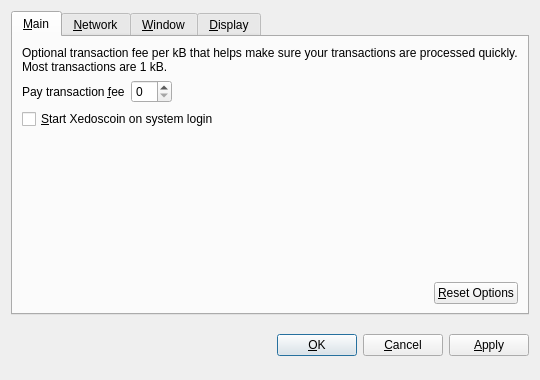
<?xml version="1.0" encoding="UTF-8"?>
<ui version="4.0">
 <class>OptionsDialog</class>
 <widget class="QDialog" name="OptionsDialog">
  <property name="geometry">
   <rect>
    <x>0</x>
    <y>0</y>
    <width>540</width>
    <height>380</height>
   </rect>
  </property>
  <property name="windowTitle">
   <string>Options</string>
  </property>
  <property name="modal">
   <bool>true</bool>
  </property>
  <layout class="QVBoxLayout" name="verticalLayout">
   <item>
    <widget class="QTabWidget" name="tabWidget">
     <property name="tabPosition">
      <enum>QTabWidget::North</enum>
     </property>
     <property name="currentIndex">
      <number>0</number>
     </property>
     <widget class="QWidget" name="tabMain">
      <attribute name="title">
       <string>&amp;Main</string>
      </attribute>
      <layout class="QVBoxLayout" name="verticalLayout_Main">
       <item>
        <widget class="QLabel" name="transactionFeeInfoLabel">
         <property name="text">
          <string>Optional transaction fee per kB that helps make sure your transactions are processed quickly. Most transactions are 1 kB.</string>
         </property>
         <property name="textFormat">
          <enum>Qt::PlainText</enum>
         </property>
         <property name="wordWrap">
          <bool>true</bool>
         </property>
        </widget>
       </item>
       <item>
        <layout class="QHBoxLayout" name="horizontalLayout_1_Main">
         <item>
          <widget class="QLabel" name="transactionFeeLabel">
           <property name="text">
            <string>Pay transaction &amp;fee</string>
           </property>
           <property name="textFormat">
            <enum>Qt::PlainText</enum>
           </property>
           <property name="buddy">
            <cstring>transactionFee</cstring>
           </property>
          </widget>
         </item>
         <item>
          <widget class="BitcoinAmountField" name="transactionFee"/>
         </item>
         <item>
          <spacer name="horizontalSpacer_1_Main">
           <property name="orientation">
            <enum>Qt::Horizontal</enum>
           </property>
           <property name="sizeHint" stdset="0">
            <size>
             <width>40</width>
             <height>20</height>
            </size>
           </property>
          </spacer>
         </item>
        </layout>
       </item>
       <item>
        <widget class="QCheckBox" name="bitcoinAtStartup">
         <property name="toolTip">
          <string>Automatically start Xedoscoin after logging in to the system.</string>
         </property>
         <property name="text">
          <string>&amp;Start Xedoscoin on system login</string>
         </property>
        </widget>
       </item>
       <item>
        <spacer name="verticalSpacer_Main">
         <property name="orientation">
          <enum>Qt::Vertical</enum>
         </property>
         <property name="sizeHint" stdset="0">
          <size>
           <width>20</width>
           <height>40</height>
          </size>
         </property>
        </spacer>
       </item>
       <item>
        <layout class="QHBoxLayout" name="horizontalLayout_2_Main">
         <item>
          <spacer name="horizontalSpacer_2_Main">
           <property name="orientation">
            <enum>Qt::Horizontal</enum>
           </property>
           <property name="sizeHint" stdset="0">
            <size>
             <width>40</width>
             <height>20</height>
            </size>
           </property>
          </spacer>
         </item>
         <item>
          <widget class="QPushButton" name="resetButton">
           <property name="toolTip">
            <string>Reset all client options to default.</string>
           </property>
           <property name="text">
            <string>&amp;Reset Options</string>
           </property>
           <property name="autoDefault">
            <bool>false</bool>
           </property>
          </widget>
         </item>
        </layout>
       </item>
      </layout>
     </widget>
     <widget class="QWidget" name="tabNetwork">
      <attribute name="title">
       <string>&amp;Network</string>
      </attribute>
      <layout class="QVBoxLayout" name="verticalLayout_Network">
       <item>
        <widget class="QCheckBox" name="mapPortUpnp">
         <property name="toolTip">
          <string>Automatically open the Xedoscoin client port on the router. This only works when your router supports UPnP and it is enabled.</string>
         </property>
         <property name="text">
          <string>Map port using &amp;UPnP</string>
         </property>
        </widget>
       </item>
       <item>
        <widget class="QCheckBox" name="connectSocks">
         <property name="toolTip">
          <string>Connect to the Xedoscoin network through a SOCKS proxy (e.g. when connecting through Tor).</string>
         </property>
         <property name="text">
          <string>&amp;Connect through SOCKS proxy:</string>
         </property>
        </widget>
       </item>
       <item>
        <layout class="QHBoxLayout" name="horizontalLayout_Network">
         <item>
          <widget class="QLabel" name="proxyIpLabel">
           <property name="text">
            <string>Proxy &amp;IP:</string>
           </property>
           <property name="textFormat">
            <enum>Qt::PlainText</enum>
           </property>
           <property name="buddy">
            <cstring>proxyIp</cstring>
           </property>
          </widget>
         </item>
         <item>
          <widget class="QValidatedLineEdit" name="proxyIp">
           <property name="maximumSize">
            <size>
             <width>140</width>
             <height>16777215</height>
            </size>
           </property>
           <property name="toolTip">
            <string>IP address of the proxy (e.g. 127.0.0.1)</string>
           </property>
          </widget>
         </item>
         <item>
          <widget class="QLabel" name="proxyPortLabel">
           <property name="text">
            <string>&amp;Port:</string>
           </property>
           <property name="textFormat">
            <enum>Qt::PlainText</enum>
           </property>
           <property name="buddy">
            <cstring>proxyPort</cstring>
           </property>
          </widget>
         </item>
         <item>
          <widget class="QLineEdit" name="proxyPort">
           <property name="maximumSize">
            <size>
             <width>55</width>
             <height>16777215</height>
            </size>
           </property>
           <property name="toolTip">
            <string>Port of the proxy (e.g. 9050)</string>
           </property>
          </widget>
         </item>
         <item>
          <widget class="QLabel" name="socksVersionLabel">
           <property name="text">
            <string>SOCKS &amp;Version:</string>
           </property>
           <property name="textFormat">
            <enum>Qt::PlainText</enum>
           </property>
           <property name="buddy">
            <cstring>socksVersion</cstring>
           </property>
          </widget>
         </item>
         <item>
          <widget class="QValueComboBox" name="socksVersion">
           <property name="toolTip">
            <string>SOCKS version of the proxy (e.g. 5)</string>
           </property>
          </widget>
         </item>
         <item>
          <spacer name="horizontalSpacer_Network">
           <property name="orientation">
            <enum>Qt::Horizontal</enum>
           </property>
           <property name="sizeHint" stdset="0">
            <size>
             <width>40</width>
             <height>20</height>
            </size>
           </property>
          </spacer>
         </item>
        </layout>
       </item>
       <item>
        <spacer name="verticalSpacer_Network">
         <property name="orientation">
          <enum>Qt::Vertical</enum>
         </property>
         <property name="sizeHint" stdset="0">
          <size>
           <width>20</width>
           <height>40</height>
          </size>
         </property>
        </spacer>
       </item>
      </layout>
     </widget>
     <widget class="QWidget" name="tabWindow">
      <attribute name="title">
       <string>&amp;Window</string>
      </attribute>
      <layout class="QVBoxLayout" name="verticalLayout_Window">
       <item>
        <widget class="QCheckBox" name="minimizeToTray">
         <property name="toolTip">
          <string>Show only a tray icon after minimizing the window.</string>
         </property>
         <property name="text">
          <string>&amp;Minimize to the tray instead of the taskbar</string>
         </property>
        </widget>
       </item>
       <item>
        <widget class="QCheckBox" name="minimizeOnClose">
         <property name="toolTip">
          <string>Minimize instead of exit the application when the window is closed. When this option is enabled, the application will be closed only after selecting Quit in the menu.</string>
         </property>
         <property name="text">
          <string>M&amp;inimize on close</string>
         </property>
        </widget>
       </item>
       <item>
        <spacer name="verticalSpacer_Window">
         <property name="orientation">
          <enum>Qt::Vertical</enum>
         </property>
         <property name="sizeHint" stdset="0">
          <size>
           <width>20</width>
           <height>40</height>
          </size>
         </property>
        </spacer>
       </item>
      </layout>
     </widget>
     <widget class="QWidget" name="tabDisplay">
      <attribute name="title">
       <string>&amp;Display</string>
      </attribute>
      <layout class="QVBoxLayout" name="verticalLayout_Display">
       <item>
        <layout class="QHBoxLayout" name="horizontalLayout_1_Display">
         <item>
          <widget class="QLabel" name="langLabel">
           <property name="text">
            <string>User Interface &amp;language:</string>
           </property>
           <property name="textFormat">
            <enum>Qt::PlainText</enum>
           </property>
           <property name="buddy">
            <cstring>lang</cstring>
           </property>
          </widget>
         </item>
         <item>
          <widget class="QValueComboBox" name="lang">
           <property name="toolTip">
            <string>The user interface language can be set here. This setting will take effect after restarting Xedoscoin.</string>
           </property>
          </widget>
         </item>
        </layout>
       </item>
       <item>
        <layout class="QHBoxLayout" name="horizontalLayout_2_Display">
         <item>
          <widget class="QLabel" name="unitLabel">
           <property name="text">
            <string>&amp;Unit to show amounts in:</string>
           </property>
           <property name="textFormat">
            <enum>Qt::PlainText</enum>
           </property>
           <property name="buddy">
            <cstring>unit</cstring>
           </property>
          </widget>
         </item>
         <item>
          <widget class="QValueComboBox" name="unit">
           <property name="toolTip">
            <string>Choose the default subdivision unit to show in the interface and when sending coins.</string>
           </property>
          </widget>
         </item>
        </layout>
       </item>
       <item>
        <widget class="QCheckBox" name="displayAddresses">
         <property name="toolTip">
          <string>Whether to show Xedoscoin addresses in the transaction list or not.</string>
         </property>
         <property name="text">
          <string>&amp;Display addresses in transaction list</string>
         </property>
        </widget>
       </item>
       <item>
        <spacer name="verticalSpacer_Display">
         <property name="orientation">
          <enum>Qt::Vertical</enum>
         </property>
         <property name="sizeHint" stdset="0">
          <size>
           <width>20</width>
           <height>40</height>
          </size>
         </property>
        </spacer>
       </item>
      </layout>
     </widget>
    </widget>
   </item>
   <item>
    <layout class="QHBoxLayout" name="horizontalLayout_Buttons">
     <item>
      <spacer name="horizontalSpacer_1">
       <property name="orientation">
        <enum>Qt::Horizontal</enum>
       </property>
       <property name="sizeHint" stdset="0">
        <size>
         <width>40</width>
         <height>48</height>
        </size>
       </property>
      </spacer>
     </item>
     <item>
      <widget class="QLabel" name="statusLabel">
       <property name="font">
        <font>
         <weight>75</weight>
         <bold>true</bold>
        </font>
       </property>
       <property name="text">
        <string/>
       </property>
       <property name="textFormat">
        <enum>Qt::PlainText</enum>
       </property>
       <property name="wordWrap">
        <bool>true</bool>
       </property>
      </widget>
     </item>
     <item>
      <spacer name="horizontalSpacer_2">
       <property name="orientation">
        <enum>Qt::Horizontal</enum>
       </property>
       <property name="sizeHint" stdset="0">
        <size>
         <width>40</width>
         <height>48</height>
        </size>
       </property>
      </spacer>
     </item>
     <item>
      <widget class="QPushButton" name="okButton">
       <property name="text">
        <string>&amp;OK</string>
       </property>
      </widget>
     </item>
     <item>
      <widget class="QPushButton" name="cancelButton">
       <property name="text">
        <string>&amp;Cancel</string>
       </property>
       <property name="autoDefault">
        <bool>false</bool>
       </property>
      </widget>
     </item>
     <item>
      <widget class="QPushButton" name="applyButton">
       <property name="text">
        <string>&amp;Apply</string>
       </property>
       <property name="autoDefault">
        <bool>false</bool>
       </property>
      </widget>
     </item>
    </layout>
   </item>
  </layout>
 </widget>
 <customwidgets>
  <customwidget>
   <class>BitcoinAmountField</class>
   <extends>QSpinBox</extends>
   <header>bitcoinamountfield.h</header>
  </customwidget>
  <customwidget>
   <class>QValueComboBox</class>
   <extends>QComboBox</extends>
   <header>qvaluecombobox.h</header>
  </customwidget>
  <customwidget>
   <class>QValidatedLineEdit</class>
   <extends>QLineEdit</extends>
   <header>qvalidatedlineedit.h</header>
  </customwidget>
 </customwidgets>
 <resources/>
 <connections/>
</ui>
